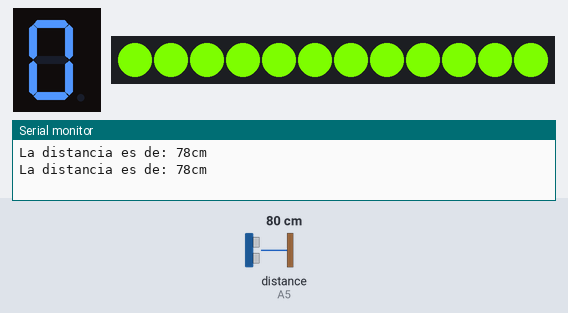
This sketch was run on a simulated Arduino Uno, built with avr-gcc and run on an emulated ATmega328P. Parts: 1-digit seven-segment display, 12 RGB LEDs in strip order, left to right, the last lines printed to the serial monitor. Wiring (inferred from the names in the program): ultrasonic range finder: trigger A4; echo A5; 1-digit 7-segment display, segments lit when HIGH: segments pin 5, pin 6, pin 7, pin 8, pin 9, pin 10, pin 11. The inputs (shaded band) are chosen by the test bench; at power-on: distance to the obstacle (sensor on A5) 80 cm. The echo pulse lasts 58.3 µs per cm; the segment pins are drawn as the display they are named for.

Above: at 1.3 s.
1.4 s: distance to the obstacle (sensor on A5) set to 9 cm
At 3.0 s:
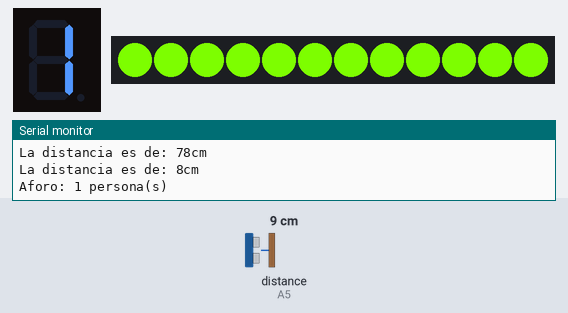
At 13.8 s:
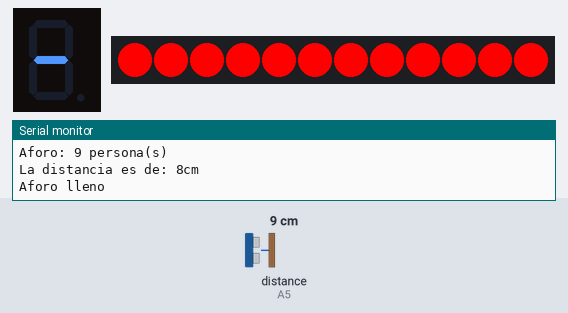
Timing chart, 0 to 14.5 s (numbered marks = the images above; inputs shaded):
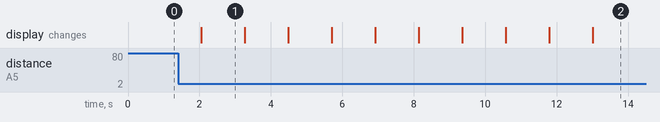

Measured:
- after the input at 1.4 s, the display: changes after 0.65 s (image 1)
- what the display in image 1 shows lasts 1.2 s, from 2.1 s to 3.3 s

The sketch:

practica_1_bim_31.ino
```cpp
/*
   Fundacion Kinal
   Centro educativo tecnico laboral Kinal
   Quinto perito
   Quinto electronica
   Codigo Tecnico: EB5AV
   Curso: Taller de electronica digital y reparacion de computadoras I
   Proyecto: Práctica 1 - Parte 1
   Dev: Profe. Alejandro Lopez Navas
   Fecha: 20 de junio

*/
#include <Adafruit_NeoPixel.h>
#define a 5
#define b 6
#define c 7
#define d 8
#define e 9
#define f 10
#define g 11
#define tiempo delay(500);
#define tiempo2 delay(700);
#define Cantidad_Leds 12
#define pin_Led A0

enum colores
{
   rojo,
   verde,
};

#define trigger A4
#define echo A5

long sensor;
long distancia;

int personas = 0;

Adafruit_NeoPixel anillo(Cantidad_Leds,pin_Led, NEO_GRB + NEO_KHZ800);

void setColor(int color);


void setup(){
  Serial.begin(9600);
   anillo.begin();
  setColor(verde);
  pinMode(a, OUTPUT);
  pinMode(b, OUTPUT);
  pinMode(c, OUTPUT);
  pinMode(d, OUTPUT);
  pinMode(e, OUTPUT);
  pinMode(f, OUTPUT);
  pinMode(g, OUTPUT);
  digitalWrite(a, HIGH);
  digitalWrite(b, HIGH);
  digitalWrite(c, HIGH);
  digitalWrite(d, HIGH);
  digitalWrite(e, HIGH);
  digitalWrite(f, HIGH);
  digitalWrite(g, LOW);
  pinMode(trigger, OUTPUT);
  pinMode(echo, INPUT);
  digitalWrite(trigger, LOW);
}

void loop(){
  digitalWrite(trigger, HIGH);
  delayMicroseconds(10);
  digitalWrite(trigger, LOW);
  sensor = pulseIn(echo, HIGH);
  tiempo
  distancia = sensor/59;
  Serial.print("La distancia es de: ");
  Serial.print(distancia);
  Serial.print("cm");
  Serial.println();

  if(distancia > 5 && distancia <= 9){
  personas = personas+1;


    if(personas == 1){
      setColor(verde);
      digitalWrite(a, LOW);
      digitalWrite(b, HIGH);
      digitalWrite(c, HIGH);
      digitalWrite(d, LOW);
      digitalWrite(e, LOW);
      digitalWrite(f, LOW);
      digitalWrite(g, LOW);
      Serial.print("Aforo: ");
      Serial.print(personas);
      Serial.print(" persona(s)");
      Serial.println();
    }
    if(personas == 2){
      setColor(verde);
      digitalWrite(a, HIGH);
      digitalWrite(b, HIGH);
      digitalWrite(c, LOW);
      digitalWrite(d, HIGH);
      digitalWrite(e, HIGH);
      digitalWrite(g, HIGH);
      Serial.print("Aforo: ");
      Serial.print(personas);
      Serial.print(" persona(s)");
      Serial.println();
    }
    if(personas == 3){
      setColor(verde);
      digitalWrite(a, HIGH);
      digitalWrite(b, HIGH);
      digitalWrite(c, HIGH);
      digitalWrite(d, HIGH);
      digitalWrite(e, LOW);
      digitalWrite(g, HIGH);
      Serial.print("Aforo: ");
      Serial.print(personas);
      Serial.print(" persona(s)");
      Serial.println();
    }
    if(personas == 4){
      setColor(verde);
      digitalWrite(a, LOW);
      digitalWrite(b, HIGH);
      digitalWrite(c, HIGH);
      digitalWrite(d, LOW);
      digitalWrite(e, LOW);
      digitalWrite(f, HIGH);
      digitalWrite(g, HIGH);
      Serial.print("Aforo: ");
      Serial.print(personas);
      Serial.print(" persona(s)");
      Serial.println();
    }
    if(personas == 5){
      setColor(verde);
      digitalWrite(a, HIGH);
      digitalWrite(b, LOW);
      digitalWrite(c, HIGH);
      digitalWrite(d, HIGH);
      digitalWrite(e, LOW);
      digitalWrite(f, HIGH);
      digitalWrite(g, HIGH);
      Serial.print("Aforo: ");
      Serial.print(personas);
      Serial.print(" persona(s)");
      Serial.println();
    }
    if(personas == 6){
      setColor(verde);
      digitalWrite(a, LOW);
      digitalWrite(b, LOW);
      digitalWrite(c, HIGH);
      digitalWrite(d, HIGH);
      digitalWrite(e, HIGH);
      digitalWrite(f, HIGH);
      digitalWrite(g, HIGH);
      Serial.print("Aforo: ");
      Serial.print(personas);
      Serial.print(" persona(s)");
      Serial.println();
    }
    if(personas == 7){
      setColor(verde);
      digitalWrite(a, HIGH);
      digitalWrite(b, HIGH);
      digitalWrite(c, HIGH);
      digitalWrite(d, LOW);
      digitalWrite(e, LOW);
      digitalWrite(f, LOW);
      digitalWrite(g, LOW);
      Serial.print("Aforo: ");
      Serial.print(personas);
      Serial.print(" persona(s)");
      Serial.println();
    }
    if(personas == 8){
      setColor(verde);
      digitalWrite(a, HIGH);
      digitalWrite(b, HIGH);
      digitalWrite(c, HIGH);
      digitalWrite(d, HIGH);
      digitalWrite(e, HIGH);
      digitalWrite(f, HIGH);
      digitalWrite(g, HIGH);
      Serial.print("Aforo: ");
      Serial.print(personas);
      Serial.print(" persona(s)");
      Serial.println();
    }
    if(personas == 9){
      setColor(verde);
      digitalWrite(a, HIGH);
      digitalWrite(b, HIGH);
      digitalWrite(c, HIGH);
      digitalWrite(d, LOW);
      digitalWrite(e, LOW);
      digitalWrite(f, HIGH);
      digitalWrite(g, HIGH);
      Serial.print("Aforo: ");
      Serial.print(personas);
      Serial.print(" persona(s)");
      Serial.println();
    }
    if(personas > 9){
      setColor(rojo);
      digitalWrite(a, LOW);
      digitalWrite(b, LOW);
      digitalWrite(c, LOW);
      digitalWrite(d, LOW);
      digitalWrite(e, LOW);
      digitalWrite(f, LOW);
      digitalWrite(g, HIGH);
      Serial.print("Aforo lleno");
      Serial.println();
    }
    tiempo2
  }

}

void setColor(int color)
{
  switch(color)
  {
    case(rojo):
    {
        for(int i =0; i<25; i++)
        {
          anillo.setPixelColor(i,anillo.Color(255,0,0));
          anillo.show();  //muestro el color en el led
        }
      break;
    }

    case(verde):
    {
        for(int i =0; i<25; i++)
        {
          anillo.setPixelColor(i,anillo.Color(124,252,0));
          anillo.show();  //muestro el color en el led
        }
      break;
    }

  }
}
```
